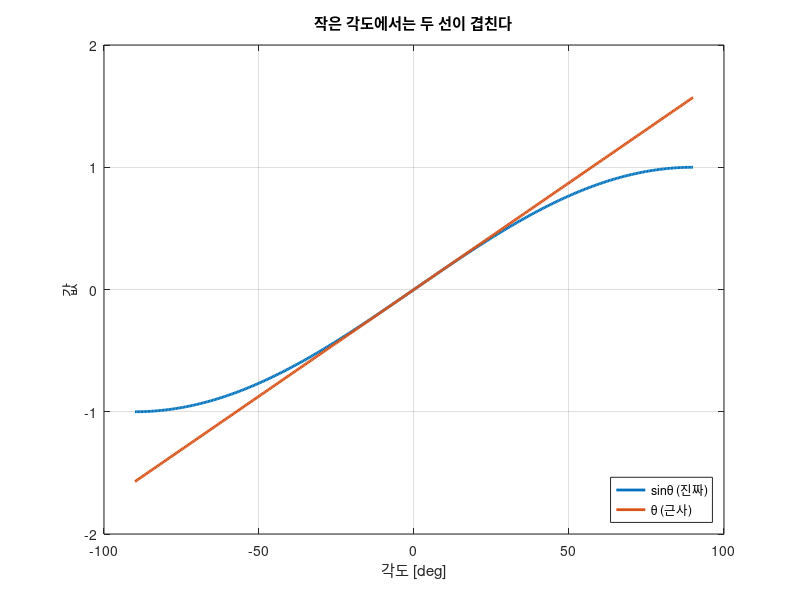

The MATLAB source for this figure:
%% 3주차 과제 — 블록선도, 상태공간, 선형화
% **제어시스템설계** · 충남대학교 자율운항시스템공학과
%
% 문제는 **세 개**입니다.
%
% - **1. 몸풀기** (쉬움 · 수업 중 10분 · 30점) — 블록선도 손으로 축약하기
% - **2. 기본** (중간 · 40분 · 70점) — 진자 선형화가 몇 도까지 통하는가
% - **3. 도전** (선택 · 가산점 10점) — 상태공간으로 바꿔 보기
%
% **3번은 선택입니다.** 1번과 2번만 해도 만점입니다.

clc; close all;
s = tf('s');

%% 1. 몸풀기 — 블록선도 축약
% **강의노트 1절과 2절을 그대로 보면 됩니다.** 외울 것은 세 줄뿐입니다.
%
% - **직렬** 이어 붙이면 곱한다 : $G_1 G_2$
% - **병렬** 나란히 놓으면 더한다 : $G_1 + G_2$
% - **되먹임** 루프를 닫으면 : $\frac{G}{1 + GH}$
%
% 오늘 축약할 구조입니다.

% ![센서 H(s) 가 있는 비단위 피드백](loop_sensor.png)
%
% **그림 파일** `loop_sensor.png` — `common/dg_loop.m` 의 `dg_loop`
%   · 다시 만들려면 `make_figures('loop_sensor')`

%% 1-1. 손으로 먼저
% 값은 이렇습니다.
%
% $$C(s) = 4, \qquad G(s) = \frac{1}{s+2}, \qquad H(s) = \frac{3}{s+3}$$
%
% 할 일 — 손으로 세 가지를 구하십시오 (계산은 짧습니다).
%
% - 개루프 $L(s) = C\,G\,H$
% - 폐루프 $T(s) = \frac{CG}{1 + CGH}$
% - $T$ 의 **DC 이득** $T(0)$
%
% 힌트 : 분모를 정리하면 2차 다항식이 나옵니다.

%% 1-2. MATLAB 으로 확인
% `TODO` 두 줄만 채우십시오.
%
% 쓸 명령
%
% - `feedback(A, B)` — $\frac{A}{1+AB}$ 를 만든다
% - `minreal(...)` — 약분해서 깔끔하게 정리한다

C_ = 4;
G_ = 1/(s+2);
H_ = 3/(s+3);

L_ = NaN;    % TODO : C_*G_*H_ 로 개루프를 만드십시오
T_ = NaN;    % TODO : feedback(C_*G_, H_) 로 폐루프를 만드십시오

if isa(T_, 'tf')
    fprintf('개루프 L(s)\n');  minreal(L_)
    fprintf('폐루프 T(s)\n');  minreal(T_)
    fprintf('  T(0) = %.4f\n', dcgain(T_));
end

%% 1-3. 답할 것 (두 문장이면 됩니다)
% - 손으로 구한 $T(0)$ 과 MATLAB 값이 같은가?
% - 이 센서는 $H(0) = 3/3 = 1$ 입니다. 그런데 센서가 고장 나서
%   $H(0) = 3$ 이 되었다면 $T(0)$ 은 커지는가 작아지는가? 한 줄로 이유를 쓰십시오
%   (계산해도 되고, 식만 보고 답해도 됩니다)

%% 2. 기본 — 선형화가 몇 도까지 통하는가
% **강의노트 8절부터 12절까지를 그대로 보면 됩니다.**
%
% 진자의 운동방정식에는 $\sin\theta$ 가 들어 있습니다.
%
% $$m\,l^2\,\ddot{\theta} = -m\,g\,l\,\sin\theta + \tau$$
%
% $\sin$ 은 곡선이라 우리 도구(전달함수)로 다룰 수 없습니다.
% 그래서 한 점 근처에서 **곧은 선으로 바꿔** 씁니다.
%
% $$\sin\theta \approx \theta \qquad (\theta \text{ 가 작을 때})$$
%
% 그런데 "작다" 는 것이 몇 도까지인가? 그것을 직접 확인합니다.

%% 2-1. 먼저 sin 과 직선을 겹쳐 그려 보기
% 코드는 다 되어 있습니다. 실행만 하면 됩니다.

th = linspace(-pi/2, pi/2, 400);
plot(rad2deg(th), sin(th), 'LineWidth', 2); hold on;
plot(rad2deg(th), th, 'LineWidth', 2);
grid on; xlabel('각도 [deg]'); ylabel('값');
legend('sin\theta (진짜)', '\theta (근사)', 'Location', 'southeast');
title('작은 각도에서는 두 선이 겹친다');

%% 2-2. 오차를 표로
% `TODO` 한 줄만 채우십시오.
%
% 상대오차의 정의는 이렇습니다.
%
% $$\text{상대오차}[\%] = \frac{|\theta - \sin\theta|}{|\sin\theta|}\times 100$$

fprintf('\n  각도[deg]   sin(theta)    theta      상대오차[%%]\n');
fprintf('  ---------  -----------  ---------  -----------\n');
for deg = [1 5 10 20 30 45]
    rad = deg2rad(deg);
    err = NaN;    % TODO : 위 공식대로 상대오차를 계산하십시오
    fprintf('  %9d  %11.5f  %9.5f  %11.2f\n', deg, sin(rad), rad, err);
end

%% 2-3. 답할 것 (한 문장)
% - 오차를 $5\%$ 아래로 유지하려면 각도를 몇 도까지 써도 되는가?
%   (표에서 읽으면 됩니다)

%% 2-4. 매달린 진자와 거꾸로 선 진자
% 같은 진자인데 **어느 자리 근처에서 펴느냐**에 따라 결과가 완전히 달라집니다.
%
% - $\theta = 0$ (아래로 매달림) 근처에서 펴면 : $\sin\theta \approx \theta$
% - $\theta = \pi$ (거꾸로 섬) 근처에서 펴면 : $\sin\theta \approx -(\theta-\pi)$
%
% 부호 하나가 바뀝니다. 그 결과 극점이 어떻게 달라지는지 봅니다.
%
% `TODO` 두 줄을 채우십시오. 힌트는 바로 위 부호입니다.

g_ = 9.81;  l_ = 0.3;

G_down = NaN;    % TODO : 1/(s^2 + g_/l_) 로 만드십시오  (매달린 진자)
G_up   = NaN;    % TODO : 1/(s^2 - g_/l_) 로 만드십시오  (거꾸로 선 진자)

if isa(G_down, 'tf') && isa(G_up, 'tf')
    fprintf('\n  매달린 진자   극점 : %s\n', mat2str(round(pole(G_down).', 3)));
    fprintf('  거꾸로 선 진자 극점 : %s\n', mat2str(round(pole(G_up).', 3)));

    tiledlayout(1,2,'TileSpacing','compact');
    nexttile
    plot(real(pole(G_down)), imag(pole(G_down)), 'bx', 'MarkerSize', 14, 'LineWidth', 2);
    hold on; xline(0,'k-'); yline(0,'k-'); grid on;
    xlim([-8 8]); ylim([-8 8]);
    xlabel('실수부'); ylabel('허수부'); title('매달린 진자 : 허수축 위');
    nexttile
    plot(real(pole(G_up)), imag(pole(G_up)), 'rx', 'MarkerSize', 14, 'LineWidth', 2);
    hold on; xline(0,'k-'); yline(0,'k-'); grid on;
    xlim([-8 8]); ylim([-8 8]);
    xlabel('실수부'); ylabel('허수부'); title('거꾸로 선 진자 : 하나가 우반면');
end

%% 2-5. 답할 것 (두 문장)
% - 두 경우의 극점 위치는 어떻게 다른가?
% - 그래서 어느 쪽이 **제어가 필요한** 시스템인가? 왜인가?

%% 3. 도전 (선택) — 상태공간으로 바꿔 보기
% **이 문제는 선택입니다. 안 해도 만점입니다.** 가산점 10점입니다.
%
% 질량-스프링-댐퍼를 상태공간으로 바꿉니다.
%
% $$m\ddot{x} + b\dot{x} + kx = F, \qquad m=1,\; b=0.2,\; k=1$$
%
% 상태를 이렇게 잡습니다.
%
% $$x_1 = x \;(\text{위치}), \qquad x_2 = \dot{x}\;(\text{속도})$$

% ![상태공간 : 적분기와 A, B, C](loop_statespace.png)
%
% **그림 파일** `loop_statespace.png` — `common/dg_loop.m` 의 `dg_loop`
%   · 다시 만들려면 `make_figures('loop_statespace')`

%%
% 할 일
%
% - $\dot{x}_1$ 과 $\dot{x}_2$ 를 $x_1, x_2, F$ 로 손으로 쓰라
% - 그것을 $A, B, C, D$ 행렬로 정리하라 (출력은 위치 $x$)
% - `ss(A,B,C,D)` 로 만들고 `tf(...)` 로 전달함수로 바꿔
%   2주차에서 구한 $1/(s^2+0.2s+1)$ 과 같은지 확인하라
%
% 힌트
%
% - $\dot{x}_1 = x_2$ 는 정의 그 자체입니다
% - $\dot{x}_2$ 는 운동방정식을 $\ddot{x}$ 에 대해 푼 것입니다

% TODO : 여기에 코드를 작성하십시오

%% 채점 기준
% - **1. 몸풀기** 30점 — 손 축약과 MATLAB 확인이 일치하는가
% - **2. 기본** 70점 — 오차 표, 두 진자의 극점, 네 질문에 답했는가
% - **3. 도전** 가산점 10점
%
% 감점 사항 (세 가지뿐입니다)
%
% - 축 이름이나 범례가 없는 그림
% - 손 계산 없이 답만 적은 경우
% - 코드가 오류로 멈추는 경우
